Frame 1 (no input): blank canvas, image omitted
Frame 60 (the mouse pressed at the canvas centre just before this capture): blank canvas, image omitted
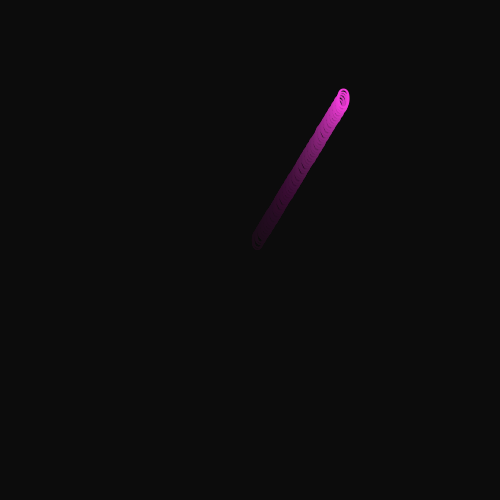
Frame 120 (the mouse held since frame 60 and released just before this capture)

The Processing sketch whose frames 1 and 60 were blank and that drew this single picture after the mouse press (run headless with seeded random() and noise(); from frame 60 on, the mouse is pressed at the canvas centre):

// Processing sketch: ex19_05_b
// ── ex19_05_b.pde
// 본문 코드

ArrayList<Circle> circles;

void setup() {
  size(500, 500); 
  circles = new ArrayList<Circle>();
}

void draw() {
  // 페이딩 효과
  noStroke();  
  fill(0, 10);  
  rect(0, 0, width, height);

  for (int i = 0; i < circles.size(); i++) {
    Circle c = circles.get(i);
    c.display(i);
    c.move();
    c.bounce();
  }
  if (circles.size() > 5) {
    circles.remove(0);
  }
  println(circles.size());
}

void mousePressed() {
  Circle c = new Circle(mouseX, mouseY);
  circles.add(c);
}

// 클래스 코드

class Circle {
  PVector location, velocity;
  color col;
  float d;

  Circle(float x, float y) {
    location = new PVector(x, y);
    velocity = new PVector(random(-5, 5), random(-5, 5));
    col = color(random(255), random(255), random(255));
    d = 30;
  }

  void display(int index) {
    fill(col);
    textSize(d);
    text(index, location.x, location.y);
  }

  void move() {
    location.add(velocity);
  }

  void bounce() {
    // 경계에 부딪힐 때 반사 적용
    if (location.x < 0) {
      location.x = 0;
      velocity.x *= -1;
    }
    if (location.x > width) {
      location.x = width;
      velocity.x *= -1;
    }
    if (location.y < 0) {
      location.y = 0;
      velocity.y *= -1;
    }
    if (location.y > height) {
      location.y = height;
      velocity.y *= -1;
    }
  }
}
